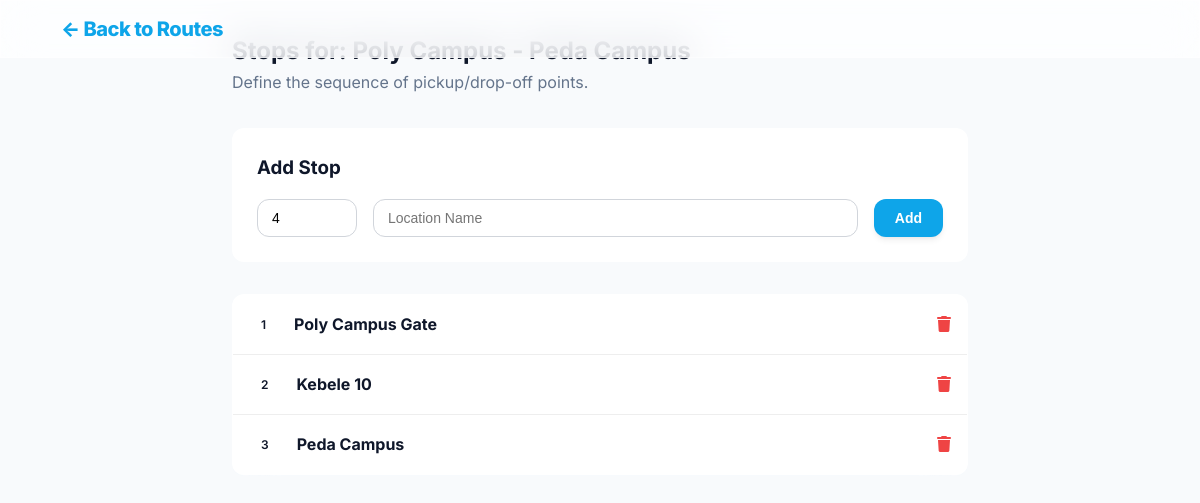
The page /admin/route_stops.php?id=2 (signed in) on the database its author committed.
### tables this page shows
CREATE TABLE `routes` (
  `route_id` int(11) NOT NULL AUTO_INCREMENT,
  `route_name` varchar(100) NOT NULL,  
  `description` text DEFAULT NULL,
  PRIMARY KEY (`route_id`)
);

CREATE TABLE `pickup_points` (
  `point_id` int(11) NOT NULL AUTO_INCREMENT,
  `route_id` int(11) NOT NULL,
  `location_name` varchar(100) NOT NULL,
  `latitude` decimal(10,8) DEFAULT NULL,
  `longitude` decimal(11,8) DEFAULT NULL,
  `sequence_order` int(11) NOT NULL,  
  PRIMARY KEY (`point_id`),
  FOREIGN KEY (`route_id`) REFERENCES `routes` (`route_id`) ON DELETE CASCADE
);

### admin/route_stops.php (the view, shortened to what this page needs)
<?php
require_once '../config/db_connect.php';
$route_id = $_GET['id'];
$route = $pdo->prepare("SELECT * FROM routes WHERE route_id = ?");
$route->execute([$route_id]);
$route_data = $route->fetch();
$stops = $pdo->prepare("SELECT * FROM pickup_points WHERE route_id = ? ORDER BY sequence_order ASC");
$stops->execute([$route_id]);
$all_stops = $stops->fetchAll();
?>
<!DOCTYPE html>
<html lang="en">
<head>
    <link rel="stylesheet" href="https://cdnjs.cloudflare.com/ajax/libs/font-awesome/6.4.0/css/all.min.css">
    <link rel="stylesheet" href="../assets/css/style.css">
</head>
<body style="background: #f8fafc;">
    <nav class="navbar glass">
        <a href="routes.php" class="logo">&larr; Back to Routes</a>
    </nav>
    <div class="admin-container">
        <header style="margin-bottom: 2rem;">
            <h2>Stops for: <?php echo htmlspecialchars($route_data['route_name']); ?></h2>
            <p style="color: var(--text-muted);">Define the sequence of pickup/drop-off points.</p>
        </header>
        <div class="glass"
            style="background: white; border-radius: var(--radius-md); padding: 1.5rem; margin-bottom: 2rem;">
            <h3>Add Stop</h3>
            <form method="POST" style="display: flex; gap: 1rem; margin-top: 1rem;">
                <input type="number" name="sequence_order" class="form-control" placeholder="Order #"
                    style="width: 100px;" required value="<?php echo count($all_stops) + 1; ?>">
                <input type="text" name="location_name" class="form-control" placeholder="Location Name" required
                    style="flex: 1;">
                <button type="submit" class="btn btn-primary">Add</button>
            </form>
        </div>
        <div class="glass" style="background: white; border-radius: var(--radius-md); overflow: hidden;">
            <?php foreach ($all_stops as $row): ?>
                <div class="stop-item">
                    <div style="display: flex; gap: 1rem; align-items: center;">
                        <span class="badge badge-primary"><?php echo $row['sequence_order']; ?></span>
                        <strong><?php echo htmlspecialchars($row['location_name']); ?></strong>
                    </div>
                    <a href="?id=<?php echo $route_id; ?>&action=delete&stop_id=<?php echo $row['point_id']; ?>"
                        style="color: var(--danger-color);">
                        <i class="fas fa-trash"></i>
                    </a>
                </div>
            <?php endforeach; ?>
        </div>
    </div>
</body>
</html>

### assets/css/style.css (style rules this page uses)
:root { --primary-color: #0ea5e9; --primary-hover: #0284c7; --primary-dark: #075985; --primary-light: rgba(14, 165, 233, 0.1); --secondary-color: #10b981; --accent-color: #f59e0b; --danger-color: #ef4444; --success-color: #10b981; --warning-color: #f59e0b; --bg-main: #fcfdfe; --bg-card: #ffffff; --text-main: #0f172a; --text-muted: #64748b; --text-light: #f1f5f9; --shadow-sm: 0 1px 2px 0 rgb(0 0 0 / 0.05); --shadow-md: 0 4px 6px -1px rgb(0 0 0 / 0.07), 0 2px 4px -2px rgb(0 0 0 / 0.06); --shadow-lg: 0 10px 15px -3px rgb(0 0 0 / 0.1), 0 4px 6px -4px rgb(0 0 0 / 0.05); --shadow-xl: 0 25px 50px -12px rgba(0, 0, 0, 0.15); --shadow-primary: 0 10px 15px -3px rgba(14, 165, 233, 0.3); --radius-sm: 0.5rem; --radius-md: 0.75rem; --radius-lg: 1rem; --radius-xl: 1.5rem; --transition: all 0.4s cubic-bezier(0.16, 1, 0.3, 1); --glass-bg: rgba(255, 255, 255, 0.7); --glass-border: 1px solid rgba(255, 255, 255, 0.4); }
* { margin: 0; padding: 0; box-sizing: border-box; }
body { font-family: "Outfit", "Inter", system-ui, -apple-system, sans-serif; background-color: var(--bg-main); color: var(--text-main); line-height: 1.6; overflow-x: hidden; background-image: radial-gradient( at 0% 0%, rgba(14, 165, 233, 0.08) 0px, transparent 50% ), radial-gradient(at 100% 100%, rgba(16, 185, 129, 0.05) 0px, transparent 50%), radial-gradient(at 50% 50%, rgba(245, 158, 11, 0.02) 0px, transparent 50%); background-attachment: fixed; }
.glass { background: var(--glass-bg); backdrop-filter: blur(20px) saturate(180%); -webkit-backdrop-filter: blur(20px) saturate(180%); border: var(--glass-border); }
.btn { display: inline-flex; align-items: center; justify-content: center; padding: 0.625rem 1.25rem; border-radius: var(--radius-md); font-weight: 600; font-size: 0.875rem; transition: var(--transition); cursor: pointer; border: 1px solid transparent; gap: 0.5rem; text-decoration: none; }
.btn-primary { background-color: var(--primary-color); color: white; box-shadow: var(--shadow-md); }
.navbar { position: fixed; top: 0; left: 0; right: 0; padding: 0.75rem 5%; display: flex; justify-content: space-between; align-items: center; z-index: 1000; transition: var(--transition); border-bottom: var(--glass-border); }
.logo { display: flex; align-items: center; gap: 0.5rem; font-size: 1.25rem; font-weight: 800; color: var(--primary-color); text-decoration: none; letter-spacing: -0.025em; }
.form-control { width: 100%; padding: 0.625rem 0.875rem; border-radius: var(--radius-md); border: 1px solid #d1d5db; background-color: white; font-size: 0.875rem; transition: var(--transition); }
.badge { display: inline-flex; align-items: center; padding: 0.25rem 0.75rem; border-radius: 9999px; font-size: 0.75rem; font-weight: 600; }

### admin/route_stops.php (style rules this page uses)
.admin-container { padding: 2rem; max-width: 800px; margin: 0 auto; }
.stop-item { display: flex; align-items: center; justify-content: space-between; padding: 1rem; background: white; border-bottom: 1px solid #eee; }
.stop-item:last-child { border-bottom: none; }

### rows shown on the page
routes: route_name "Poly Campus - Peda Campus"
pickup_points: sequence_order "1", location_name "Poly Campus Gate"
pickup_points: sequence_order "2", location_name "Kebele 10"
pickup_points: sequence_order "3", location_name "Peda Campus"
